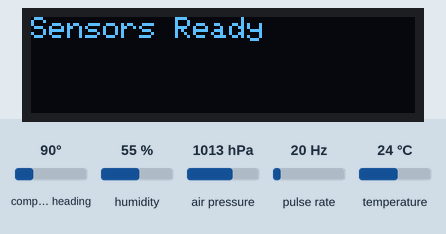
Simulated run of this sketch. Board: Arduino Nano 33 IoT. Parts: 128×32 one-colour display. Wiring (inferred from the names in the program): pulse sensor: data D2; SHT3x sensor at I2C address 0x44. The test bench sets the inputs (shaded band); at power-on: compass heading 90°, humidity 55 %, air pressure 1013 hPa, pulse rate 20 Hz, temperature 24 °C. The local clock reads 2024-03-15 10:24:30 at power-on unless the sketch sets it; storage starts empty; nothing arrives over Bluetooth unless stated; a phone connects over Bluetooth LE 3 s after start; what the sketch prints to the serial monitor is not drawn.

Above: at 0.1 s.
1.7 s: compass heading set to 7°
At 2.7 s:
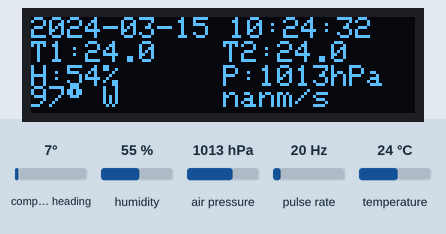
4.7 s: compass heading set to 90°
At 5.8 s:
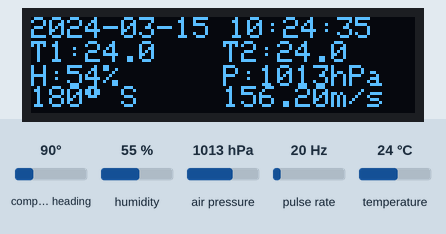
7.7 s: compass heading set to 180°
At 8.8 s:
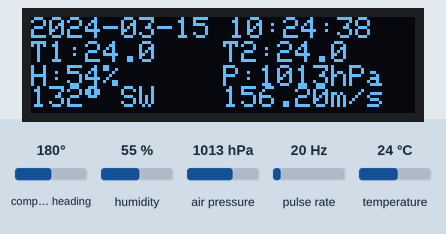
10.7 s: compass heading set to 269°
At 11.8 s:
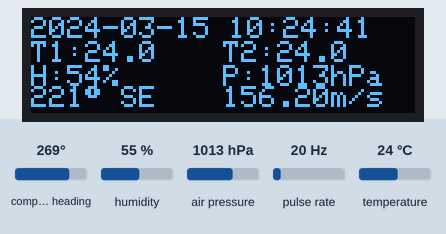
13.7 s: compass heading set to 352°
At 14.9 s:
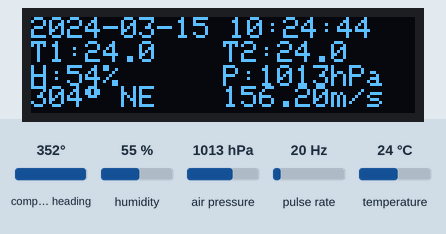
16.7 s: compass heading set to 334°
At 17.7 s:
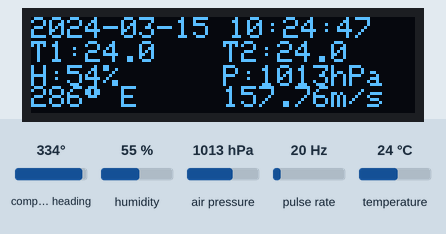
Timing chart, 0 to 19.7 s (numbered marks = the images above; inputs shaded):
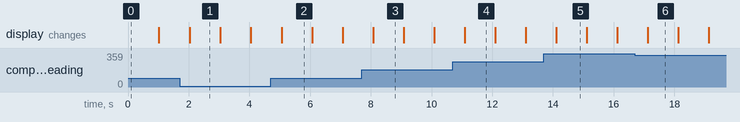

Measured:
- after the input at 1.7 s, the display: changes after 0.33 s (image 1)
- after the input at 4.7 s, the display: changes after 0.36 s (image 2)
- after the input at 7.7 s, the display: changes after 0.38 s (image 3)
- after the input at 10.7 s, the display: changes after 0.39 s (image 4)
- after the input at 13.7 s, the display: changes after 0.41 s (image 5)
- after the input at 16.7 s, the display: changes after 0.42 s (image 6)
- what the display in image 1 shows lasts 1.0 s, from 2.0 s to 3.0 s

The sketch:

mws.ino
```cpp
#include <Wire.h>
#include <Adafruit_GFX.h>
#include <Adafruit_SSD1306.h>
#include <Adafruit_BMP280.h>
#include <Adafruit_HMC5883_U.h>
#include <ArduinoBLE.h>
#include <SPI.h>
#include <SD.h>
#include <RTClib.h>

#define SHT31_ADDR 0x44

#define SCREEN_WIDTH 128
#define SCREEN_HEIGHT 32
#define OLED_RESET -1
#define OLED_ADDR 0x3C
#define SD_CS 10

// ble
BLEService envService("180A");
BLECharacteristic displayChar(
  "2A56",
  BLERead | BLENotify,
  120
);

RTC_DS3231 rtc;
// display
Adafruit_SSD1306 display(SCREEN_WIDTH, SCREEN_HEIGHT, &Wire, OLED_RESET);
Adafruit_BMP280 bmp;
Adafruit_HMC5883_Unified mag = Adafruit_HMC5883_Unified(12345);
const unsigned long DISPLAY_INTERVAL = 1000; // 1 second
unsigned long lastDisplayTime = 0;

// hall effect sensor
int hallSensorPin = 2;

// wind speed
volatile unsigned long pulseCount = 0;
volatile unsigned long lastPulseTime = 0;
const int magnets = 1;
const float radius = 0.175;      // meters (axis -> cup center)
const float calibration = 7.81;   // anemometer factor = (known wind speed / pulse frequency)   [ k = v / f ]
const unsigned long POST_INTERVAL = 5000; // 5 seconds
unsigned long lastPostTime = 0;

// wind direction
float declinationAngle = 0.0;
float directionOffset = 0.0;

// magnetometer initial offsets
float magOffsetX = 0.0;
float magOffsetY = 0.0;
float magScaleX = 1.0;
float magScaleY = 1.0;

// north
bool calibratingNorth = true;
unsigned long northCalStart = 0;
float headingSum = 0.0;
int headingSamples = 0;

// nan
float tSHT = NAN, h = NAN;
float tBMP = NAN, p = NAN;
float headingDegrees = NAN;
float wind_ms = NAN;
float wind_kmh = NAN;

void hallISR() {
  unsigned long now = millis();
  if (now - lastPulseTime > 5) {
    pulseCount++;
    lastPulseTime = now;
  }
}


String directionName(float deg) {
  if (deg >= 337.5 || deg < 22.5) return "N";
  if (deg < 67.5)  return "NW";
  if (deg < 112.5) return "W";
  if (deg < 157.5) return "SW";
  if (deg < 202.5) return "S";
  if (deg < 247.5) return "SE";
  if (deg < 292.5) return "E";
  return "NE";
}

// initialization functions
void initCore() {
  Serial.begin(115200);
  Wire.begin();
  Wire.setClock(100000);

  pinMode(hallSensorPin, INPUT_PULLUP);
  attachInterrupt(digitalPinToInterrupt(hallSensorPin), hallISR, FALLING);
}

void initDisplay() {
  if (!display.begin(SSD1306_SWITCHCAPVCC, OLED_ADDR)) {
    Serial.println("OLED not found");
    while (1);
  }
  display.clearDisplay();
  display.setTextColor(SSD1306_WHITE);
  display.setTextSize(1);
  display.setCursor(0, 0);
  display.println("Sensors Ready");
  display.display();
}

void initSD() {
  pinMode(SD_CS, OUTPUT);
  digitalWrite(SD_CS, HIGH);
  SPI.begin();
  delay(100);
  if (!SD.begin(SD_CS)) {
    Serial.println("SD card failed");
  }
}

void initSensors() {
  if (!bmp.begin(0x76) && !bmp.begin(0x77)) {
    Serial.println("BMP280 not found");
    while (1);
  }

  if (!mag.begin()) {
    Serial.println("HMC5883L not found");
    while (1);
  }

  if (!rtc.begin()) {
    Serial.println("RTC failed");
    while (1);
  }
  //rtc.adjust(DateTime(F(__DATE__), F(__TIME__)));   // first time setup
}

void initBLE() {
  if (!BLE.begin()) {
    Serial.println("BLE failed");
    while (1);
  }

  BLE.setLocalName("Nano33BLE-Sense");
  BLE.setDeviceName("Nano33BLE-Sense");
  BLE.setAdvertisedService(envService);

  envService.addCharacteristic(displayChar);
  BLE.addService(envService);
  BLE.advertise();
}

void startNorthCalibration() {
  northCalStart = millis();
  calibratingNorth = true;
  Serial.println("System ready");
  Serial.println("North calibration started (6s)");
}

// loop functions
void readSensors() {
  Wire.beginTransmission(SHT31_ADDR);
  Wire.write(0x24);
  Wire.write(0x00);
  Wire.endTransmission();
  delay(15);

  Wire.requestFrom(SHT31_ADDR, 6);
  if (Wire.available() == 6) {
    uint16_t rawT = (Wire.read() << 8) | Wire.read();
    Wire.read();
    uint16_t rawH = (Wire.read() << 8) | Wire.read();
    Wire.read();

    tSHT = -45 + (175 * (rawT / 65535.0));
    h = 100 * (rawH / 65535.0);
  }

  tBMP = bmp.readTemperature();
  p = bmp.readPressure() / 100.0;  // hPa
}

void computeWind() {
  sensors_event_t event;
  mag.getEvent(&event);

  float mx = -(event.magnetic.y - magOffsetY) * magScaleY;
  float my = (event.magnetic.x - magOffsetX) * magScaleX;

  if (abs(mx) > 0.01 || abs(my) > 0.01) {
    float heading = atan2(my, mx);
    heading += declinationAngle;

    if (heading < 0) heading += 2 * PI;
    if (heading >= 2 * PI) heading -= 2 * PI;

    float rawHeadingDeg = heading * 180.0 / PI;

    if (calibratingNorth) {
      headingSum += rawHeadingDeg;
      headingSamples++;

      if (millis() - northCalStart >= 6000) {
        float avgHeading = headingSum / headingSamples;
        directionOffset = 360.0 - avgHeading;
        if (directionOffset >= 360) directionOffset -= 360;

        calibratingNorth = false;

        Serial.print("North calibrated. Offset = ");
        Serial.println(directionOffset, 1);
      }
    }

    headingDegrees = rawHeadingDeg + directionOffset;
    if (headingDegrees >= 360) headingDegrees -= 360;
  }
}

void computeWindSpeed() {
  noInterrupts();
  unsigned long pulses = pulseCount;
  pulseCount = 0;
  interrupts();

  float frequency = pulses / (5.0 * magnets);

  wind_ms = frequency * calibration;
  wind_kmh = wind_ms * 3.6;

  if (pulses == 0) {
    wind_ms = 0.0;
    wind_kmh = 0.0;
  }
}


void printSerial() {
  DateTime now = rtc.now();
  Serial.print("Time: ");
  Serial.print(now.year()); Serial.print("-");
  Serial.print(now.month()); Serial.print("-");
  Serial.print(now.day()); Serial.print(" ");
  Serial.print(now.hour()); Serial.print(":");
  Serial.print(now.minute()); Serial.print(":");
  Serial.println(now.second());
  Serial.print("SHT31 Temp: "); Serial.println(tSHT, 2);
  Serial.print("Humidity: "); Serial.println(h, 1);
  Serial.print("BMP280 Temp: "); Serial.println(tBMP, 2);
  Serial.print("Pressure: "); Serial.println(p, 1);
  Serial.print("Wind Dir: "); Serial.print(headingDegrees, 1);
  Serial.print(" ("); Serial.print(directionName(headingDegrees)); Serial.println(")");
  Serial.print("Wind Speed: "); Serial.println(wind_ms, 2);
}

void logSD() {
  DateTime now = rtc.now();

  File logFile = SD.open("weather.csv", FILE_WRITE);
  if (logFile) {
    logFile.print(now.year()); logFile.print("-");
    logFile.print(now.month()); logFile.print("-");
    logFile.print(now.day()); logFile.print(",");

    logFile.print(now.hour()); logFile.print(":");
    logFile.print(now.minute()); logFile.print(":");
    logFile.print(now.second()); logFile.print(",");

    logFile.print(tSHT, 1); logFile.print(",");
    logFile.print(h, 1); logFile.print(",");
    logFile.print(tBMP, 1); logFile.print(",");
    logFile.print(p, 1); logFile.print(",");
    logFile.print(headingDegrees, 1); logFile.print(",");
    logFile.println(wind_ms, 2);

    logFile.close();
  }
}


void updateBLE() {
  BLEDevice central = BLE.central();
  if (central && central.connected()) {

    float wd = isnan(headingDegrees) ? 0.0 : headingDegrees;
    float ws = isnan(wind_ms) ? 0.0 : wind_ms;

    char buf[120];
    sprintf(buf, "T=%.2f,H=%.1f,P=%.1f,WD=%.0f,WS=%.2f",
            tSHT, h, p, wd, ws);

    displayChar.writeValue(buf);
  }
}


void getRTCTime(char *buf) {
  DateTime now = rtc.now();
  sprintf(buf, "%04d-%02d-%02d %02d:%02d:%02d",
          now.year(), now.month(), now.day(),
          now.hour(), now.minute(), now.second());
}

void updateDisplay() {
  char timeBuf[20];
  getRTCTime(timeBuf);

  display.clearDisplay();

  display.setCursor(0, 0);
  display.print(timeBuf);

  const int col1 = 0;
  const int col2 = 64;

  display.setCursor(col1, 8);
  display.print("T1:"); display.print(tSHT, 1);

  display.setCursor(col2, 8);
  display.print("T2:"); display.print(tBMP, 1);

  display.setCursor(col1, 16);
  display.print("H:"); display.print((int)h); display.print("%");

  display.setCursor(col2, 16);
  display.print("P:"); display.print((int)p); display.print("hPa");

  display.setCursor(col1, 23);
  display.print(headingDegrees, 0);
  display.print((char)247);
  display.print(" ");
  display.print(directionName(headingDegrees));

  display.setCursor(col2, 23);
  display.print(wind_ms, 2);
  display.print("m/s");

  display.display();
}

// main
void setup() {
  initCore();
  initDisplay();
  initSD();
  initSensors();
  initBLE();
  startNorthCalibration();
}
void loop() {
  readSensors();
  computeWind();

  unsigned long now = millis();

  if (now - lastPostTime >= POST_INTERVAL) {
    lastPostTime = now;

    computeWindSpeed();
    printSerial();
    logSD();
    updateBLE();
  }

  if (now - lastDisplayTime >= DISPLAY_INTERVAL) {
    lastDisplayTime = now;
    updateDisplay();
  }
}
```
